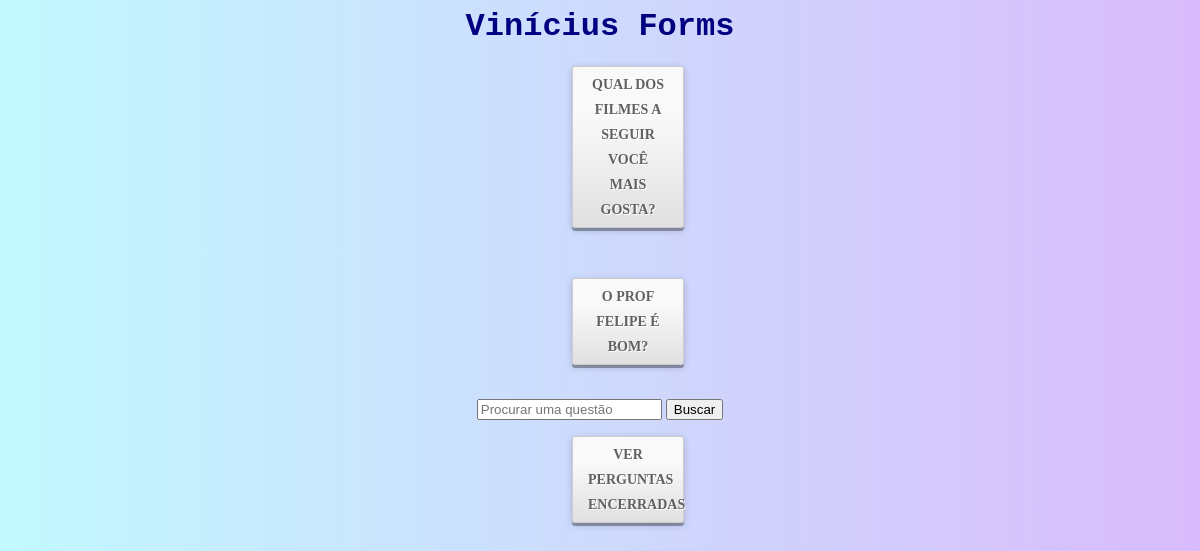
Screenshot of /enquete/ with the database file from the repository.
### enquete/models.py (models this page shows, shortened)
class Pergunta(models.Model):
    enunciado = models.CharField(max_length = 200)
    data_pub = models.DateTimeField('data de publicação')
    data_fim = models.DateField('Data de encerramento', null = True)
    def pubicada_recentemente(self):
        marco_48h = timezone.now() - datetime.timedelta(hours = 48)
        agora = timezone.now()
        return marco_48h <= self.data_pub <= agora
    pubicada_recentemente.admin_order_field = 'data_pub'
    pubicada_recentemente.boolean = True
    pubicada_recentemente.short_description = 'recente?'

### enquete/views.py (the view)
# urls.py: path('', views.IndexView.as_view(), name ='index'),
class IndexView(View):
    def get(self, request, *args, **kwargs):
        query = request.GET.get('qr', '')
        if query:
            lista_perguntas = Pergunta.objects.filter(enunciado__icontains=query)
        else:
            lista_perguntas = Pergunta.objects.filter(data_fim__gte = timezone.now()).order_by('-data_pub')
        context = {'lista_perguntas': lista_perguntas, 'query': query}
        return render(request, 'enquete/index.html', context)
        '''lista_perguntas = Pergunta.objects.filter(data_fim__gte = timezone.now()).order_by('-data_pub') antes de igor me mostrar o query
        lista_perguntas = Pergunta.objects.filter(data_pub__lte = timezone.now()).order_by('-data_pub') isso aqui felipao mudou na aula de testes'''

### enquete/templates/enquete/index.html (shortened to what this page needs)
<html>
{% load static %}
  <head>
      <link rel="stylesheet" href="{% static 'mysite/css/style.css' %}">
  </head>
  <body>
      <h1>Vinícius Forms</h1>
        {% if lista_perguntas %}
            {% for pergunta in lista_perguntas%}
                <div><p><a class = "botao01" href="{%url 'enquete:detalhes' pergunta.id%}/">
                    {{pergunta.enunciado}}
                    </a>
                </p></div>
                <br/>
            {% endfor %}
        {% else %}
        <h3>tem nenhuma enquete ainda não</h3>
        {% endif %}
        <form method="GET" action="{% url 'enquete:index' %}">
            <input type="text" name="qr" value="{{query}}" placeholder="Procurar uma questão">
            <button type="submit">Buscar</button>
        </form>
        <a class="botao01" href= "{% url 'enquete:encerradas' %}">Ver perguntas encerradas</a>
  </body>
</html>

### static/mysite/css/style.css (style rules this page uses)
body { background: -webkit-linear-gradient(left, #c2f9ff, #d9bbfb); background: -moz-linear-gradient(left, #c2f9ff, #d9bbfb); background: -ms-linear-gradient(left, #c2f9ff, #d9bbfb); background: -o-linear-gradient(left, #c2f9ff, #d9bbfb); background: linear-gradient(to right, #c2f9ff, #d9bbfb); text-align: center; }
h1, h2 { color: navy; font-family: Chalkduster, monospace; }
.botao01 { background: -webkit-linear-gradient(bottom, #E0E0E0, #F9F9F9 70%); background: -moz-linear-gradient(bottom, #E0E0E0, #F9F9F9 70%); background: -o-linear-gradient(bottom, #E0E0E0, #F9F9F9 70%); background: -ms-linear-gradient(bottom, #E0E0E0, #F9F9F9 70%); background: linear-gradient(bottom, #E0E0E0, #F9F9F9 70%); border: 1px solid #CCCCCE; border-radius: 3px; box-shadow: 0 3px 0 rgba(0, 0, 0, .3), 0 2px 7px rgba(0, 0, 0, 0.2); color: #616165; display: block; font-family: "Trebuchet MS"; font-size: 14px; font-weight: bold; line-height: 25px; text-align: center; text-decoration: none; text-transform: uppercase; text-shadow:1px 1px 0 #FFF; padding: 5px 15px; position: relative; width: 80px; margin-left: 47vw; }

### rows the page displays
Pergunta: enunciado "QUAL DOS FILMES A SEGUIR VOCÊ MAIS GOSTA?"
Pergunta: enunciado "O PROF FELIPE É BOM?"
